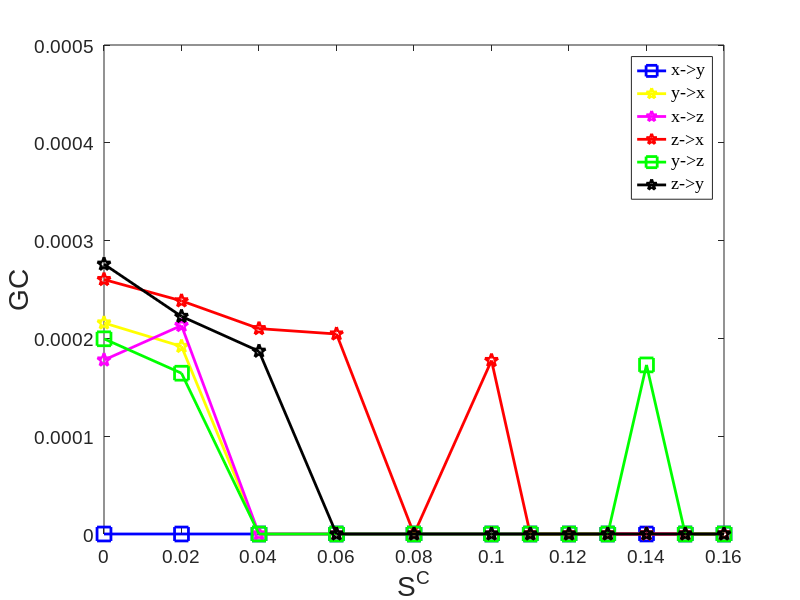

Write the MATLAB code that produced this figure.
%% Fig7_Case3_HH_Three_Neurons_LinearGC
% x->y, y->z
C=[0 0.02 0.04 0.06 0.08 0.1 0.11 0.12 0.13 0.14 0.15 0.16];
gc_zero_line=1.6132e-04;
noise=1;
significant=1;
if significant==0
%% GC results no significant test
if noise==0
GC_xy=[0.3191e-04 0.5076e-05 0.0307e-04 0.0072e-04 0.0045e-04 0.1234e-05 0.0077e-04 0.1029e-05 0.1589e-05 0.1632e-05 0.1388e-05 0.1555e-05];  % 
GC_xz=[0.1228e-04 0.0291e-05 0.0254e-04 0.3406e-04 0.0556e-04 0.3802e-05 0.0860e-04 0.2096e-05 0.0303e-05 0.0001e-05 0.1405e-05 0.7082e-05];
GC_yx=[0.3581e-04 0.7777e-05 0.0520e-04 0.0041e-04 0.0065e-04 0.1608e-05 0.0119e-04 0.1623e-05 0.2509e-05 0.2709e-05 0.2444e-05 0.2773e-05];  %
GC_yz=[0.1337e-04 0.7193e-05 0.1026e-04 0.3225e-04 0.0001e-04 0.0068e-05 0.0050e-04 0.0234e-05 0.0052e-05 0.0048e-05 0.0133e-05 0.0175e-05];
GC_zx=[0.1411e-04 0.0249e-05 0.0119e-04 0.9478e-04 0.1205e-04 0.8463e-05 0.1542e-04 0.4889e-05 0.1481e-05 0.0222e-05 0.1018e-05 0.7309e-05];
GC_zy=[0.1509e-04 0.5715e-05 0.0611e-04 0.4871e-04 0.0000e-04 0.0037e-05 0.0052e-04 0.0306e-05 0.0018e-05 0.0117e-05 0.0258e-05 0.0349e-05];
else
GC_xy=[0.1318e-03 0.1126e-03 0.1354e-03 0.1223e-03 0.1032e-03 0.1177e-03 0.0717e-03 0.1083e-03 0.0893e-03 0.0800e-03 0.0795e-03 0.0947e-03];  % 
GC_xz=[0.1779e-03 0.2132e-03 0.1385e-03 0.1181e-03 0.1532e-03 0.1165e-03 0.1161e-03 0.1118e-03 0.0819e-03 0.1106e-03 0.1259e-03 0.1268e-03];
GC_yx=[0.2158e-03 0.1918e-03 0.1510e-03 0.1571e-03 0.1495e-03 0.1203e-03 0.1108e-03 0.1512e-03 0.1024e-03 0.1729e-03 0.1277e-03 0.1111e-03];  %
GC_yz=[0.1996e-03 0.1644e-03 0.1289e-03 0.1182e-03 0.1018e-03 0.0888e-03 0.0846e-03 0.0870e-03 0.0920e-03 0.0692e-03 0.0984e-03 0.0803e-03];
GC_zx=[0.2602e-03 0.2384e-03 0.2100e-03 0.2045e-03 0.1288e-03 0.1774e-03 0.1504e-03 0.1500e-03 0.1500e-03 0.1514e-03 0.1509e-03 0.1466e-03];
GC_zy=[0.2759e-03 0.2225e-03 0.1869e-03 0.1409e-03 0.1063e-03 0.0750e-03 0.1031e-03 0.1340e-03 0.0898e-03 0.0904e-03 0.1091e-03 0.0839];
end
else
%% GC2 results have significant test
if noise==0
GC_xy=[0.3191e-04 0 0 0 0 0 0 0 0 0 0 0];  % 
GC_xz=[0 0 0 0 0 0 0 0 0 0 0 0];
GC_yx=[0.3581e-04 0 0 0 0 0 0 0 0 0 0 0];  %
GC_yz=[0 0 0 0 0 0 0 0 0 0 0 0];
GC_zx=[0 0 0 0 0 0 0.1542e-04 0 0 0 0 0];
GC_zy=[0 0 0 0 0 0 0 0 0 0 0 0];
else
GC_xy=[0 0 0 0 0 0 0 0 0 0 0 0];  % 
GC_xz=[0.1779e-03 0.2132e-03 0 0 0 0 0 0 0 0 0 0];
GC_yx=[0.2158e-03 0.1918e-03 0 0 0 0 0 0 0 0 0 0];  %
GC_yz=[0.1996e-03 0.1644e-03 0 0 0 0 0 0 0 0.1729e-03 0 0];
GC_zx=[0.2602e-03 0.2384e-03 0.2100e-03 0.2045e-03 0 0.1774e-03 0 0 0 0 0 0];
GC_zy=[0.2759e-03 0.2225e-03 0.1869e-03 0 0 0 0 0 0 0 0 0];    
end
end

% Plot
h0=figure;
clf;
plot(C,GC_xy,'MarkerSize',10,'Marker','s','LineWidth',2,...
'Color',[0 0 1]);hold on
plot(C,GC_yx,'MarkerSize',10,'Marker','p','LineWidth',2,...
'Color',[1 1 0]);
plot(C,GC_xz,'MarkerSize',10,'Marker','p','LineWidth',2,...
'Color',[1 0 1]);
plot(C,GC_zx,'MarkerSize',10,'Marker','p','LineWidth',2,...
'Color',[1 0 0]);
plot(C,GC_yz,'MarkerSize',10,'Marker','s','LineWidth',2,...
'Color',[0 1 0]);
plot(C,GC_zy,'MarkerSize',10,'Marker','p','LineWidth',2,...
'Color',[0 0 0]);
% Legend 
% Legend 
hleg1 =legend('x->y','y->x','x->z','z->x','y->z','z->y','northeast');
set(hleg1,'Location','northeast') 
set(hleg1,'FontName','Times New Roman','FontSize',18,'FontWeight','normal')
 
axis([0 0.16 0 0.5e-03])
set(gca, 'XTick', 0:0.02:0.16); 
% set(gca, 'YTick',0:0.02:0.65);

% Create axis font size
set(gca,'FontName','Arial','FontSize',14)
% Create xlabel
xlabel({'S^C'},'FontSize',20,'FontName','Arial');
% Create ylabel
ylabel({'GC'},'FontSize',20,'FontName','Arial');

%%
if noise==0
print(h0,'-depsc2','-r300','LinearGC_HH_Three_Neurons_Fig7.eps')
else
print(h0,'-depsc2','-r300','LinearGC_Noise_HH_Three_Neurons_Fig7.eps')
end
